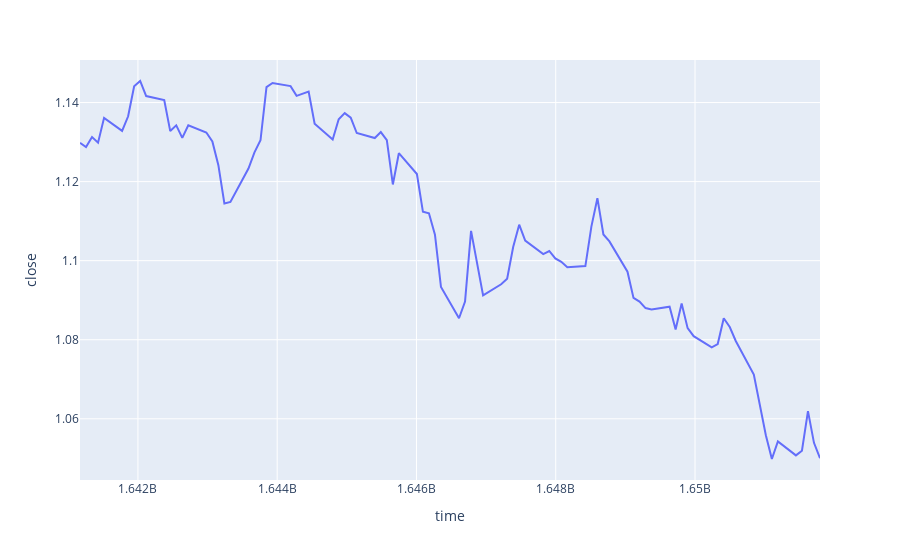

The code cell stored with this chart in its notebook:
### Code cell
# ohlc_data
ohlc_data = pd.DataFrame(mt.copy_rates_range("EURUSD", 
                                             mt.TIMEFRAME_D1, 
                                             datetime(2022, 1, 1), 
                                             datetime.now()))

fig = px.line(ohlc_data, x=ohlc_data['time'], y=ohlc_data['close'])
fig.show()

ohlc_data
